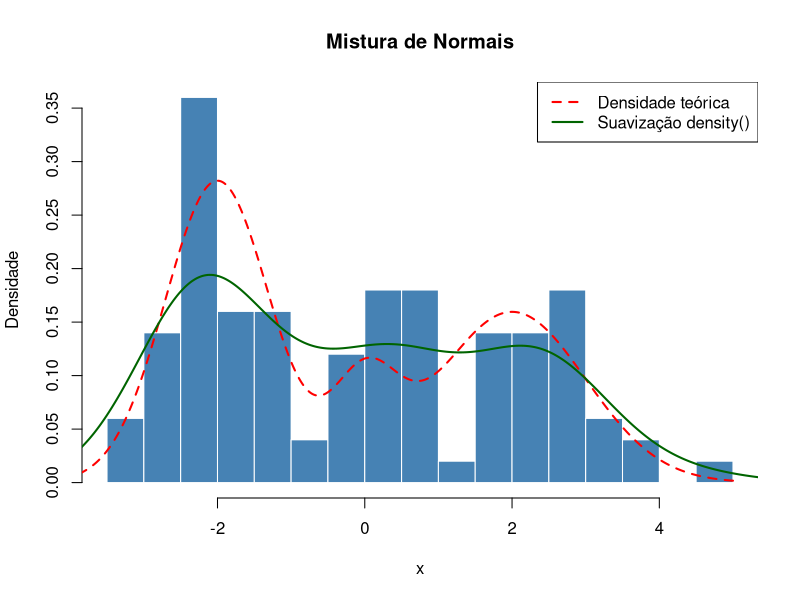
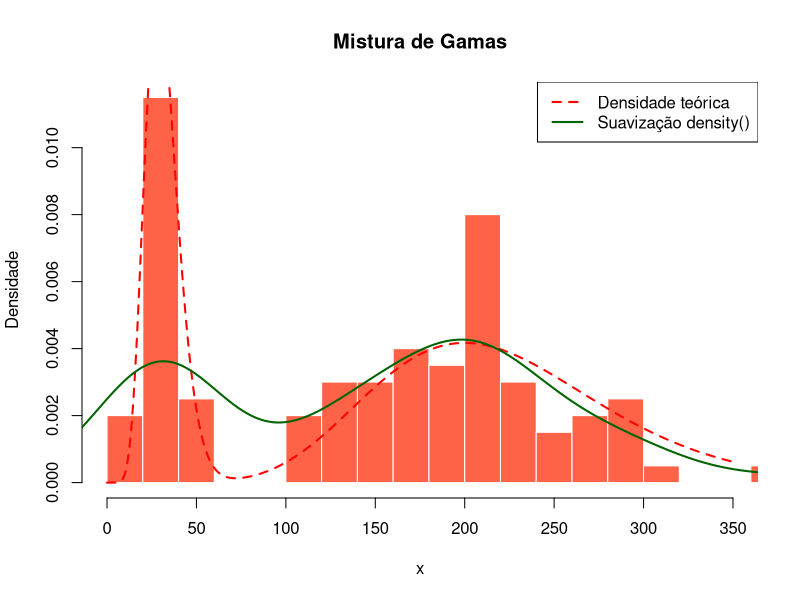
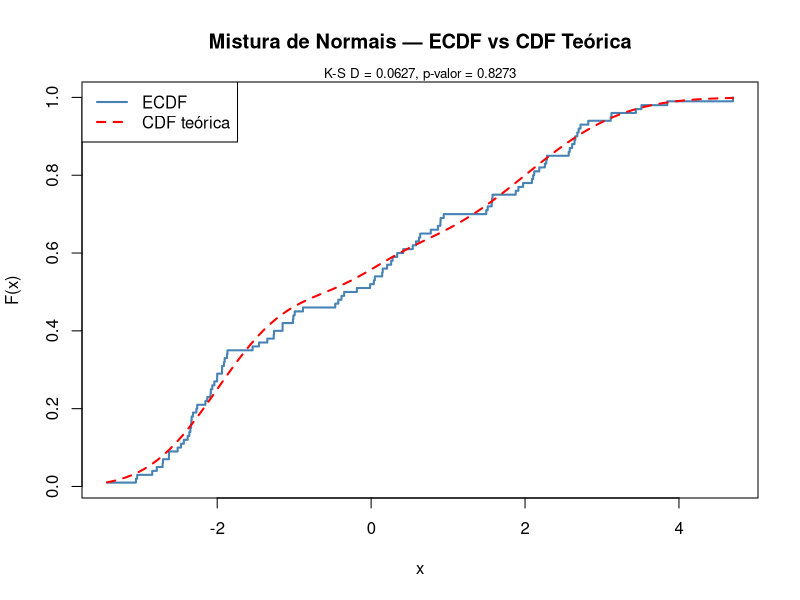
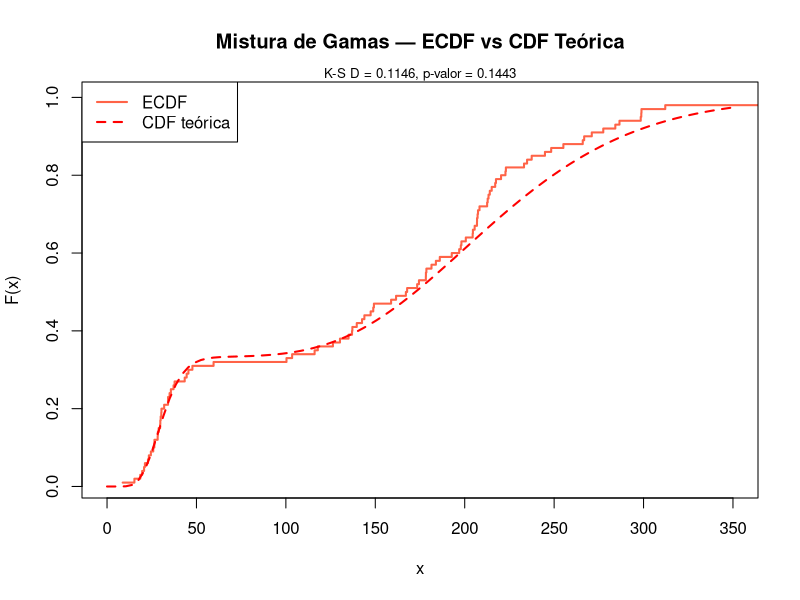
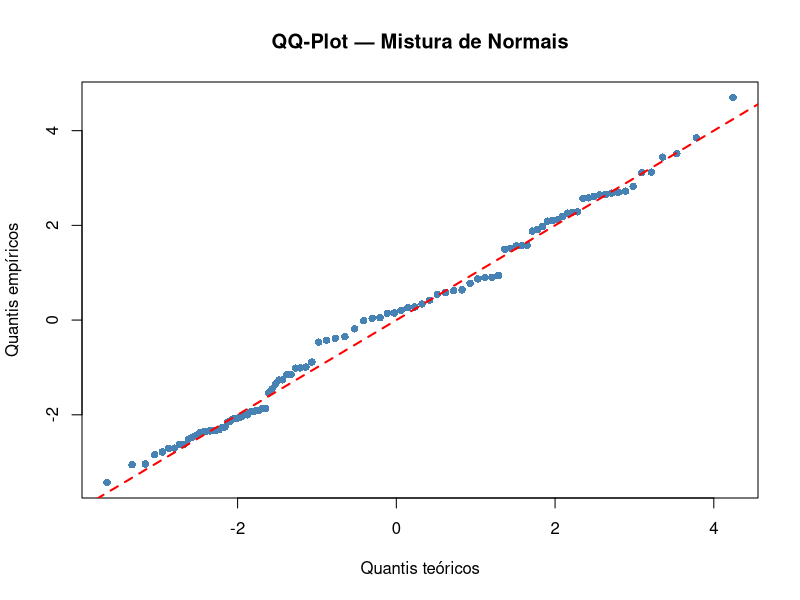

These figures' R source, in order: (Note: this script raises an error after producing the figures.)
## ---- chunk 1
set.seed(42)  # reprodutibilidade
## ---- chunk 2
#' Gera n números de uma mistura de distribuições
#'
#' @param n          número de observações
#' @param rcomp      lista de funções que geram 1 valor de cada componente
#' @param probs      vetor de probabilidades dos componentes
#'
#' @return vetor numérico de tamanho n
r_mistura <- function(n, rcomp, probs) {
  k <- length(probs)
  componente <- sample(1:k, size = n, replace = TRUE, prob = probs)
  sapply(componente, function(j) rcomp[[j]](1))
}
## ---- chunk 3
# Funções dos componentes
rcomp_norm <- list(
  function(n) rnorm(n, mean = -2, sd = sqrt(0.5)),   # comp 1
  function(n) rnorm(n, mean =  0, sd = sqrt(0.2)),   # comp 2
  function(n) rnorm(n, mean =  2, sd = 1)            # comp 3
)

probs_norm <- c(0.5, 0.1, 0.4)

# Gerar 100 números
mn_100 <- r_mistura(100, rcomp_norm, probs_norm)
head(mn_100, 10)
## ---- chunk 4
rcomp_gama <- list(
  function(n) rgamma(n, shape = 11, rate = 1/20),   # comp 1
  function(n) rgamma(n, shape = 11, rate = 7/20)    # comp 2
)

probs_gama <- c(2/3, 1/3)

mg_100 <- r_mistura(100, rcomp_gama, probs_gama)
head(mg_100, 10)
## ---- chunk 5
# Densidade teórica da mistura de normais
dmn <- function(x) {
  0.5 * dnorm(x, -2, sqrt(0.5)) +
  0.1 * dnorm(x,  0, sqrt(0.2)) +
  0.4 * dnorm(x,  2, 1)
}

# Grid para a curva teórica
x_grid <- seq(-5, 5, length.out = 500)
dens_teo_norm <- dmn(x_grid)
dens_suave_norm <- density(mn_100)

# Histograma com densidade teórica e suavização
hist(mn_100, breaks = 20, freq = FALSE,
     col = "steelblue", border = "white",
     main = "Mistura de Normais",
     xlab = "x", ylab = "Densidade")
lines(x_grid, dens_teo_norm, col = "red", lwd = 2, lty = 2)
lines(dens_suave_norm, col = "darkgreen", lwd = 2)
legend("topright",
       legend = c("Densidade teórica", "Suavização density()"),
       col = c("red", "darkgreen"), lwd = 2, lty = c(2, 1))
## ---- chunk 6
# Densidade teórica da mistura de gamas
dmg <- function(x) {
  (2/3) * dgamma(x, shape = 11, rate = 1/20) +
  (1/3) * dgamma(x, shape = 11, rate = 7/20)
}

x_grid_g <- seq(0, 350, length.out = 500)
dens_teo_gama <- dmg(x_grid_g)
dens_suave_gama <- density(mg_100)

hist(mg_100, breaks = 20, freq = FALSE,
     col = "tomato", border = "white",
     main = "Mistura de Gamas",
     xlab = "x", ylab = "Densidade",
     xlim = c(0, 350))
lines(x_grid_g, dens_teo_gama, col = "red", lwd = 2, lty = 2)
lines(dens_suave_gama, col = "darkgreen", lwd = 2)
legend("topright",
       legend = c("Densidade teórica", "Suavização density()"),
       col = c("red", "darkgreen"), lwd = 2, lty = c(2, 1))
## ---- chunk 7
# Função de distribuição teórica da mistura de normais
pmn <- function(x) {
  0.5 * pnorm(x, -2, sqrt(0.5)) +
  0.1 * pnorm(x,  0, sqrt(0.2)) +
  0.4 * pnorm(x,  2, 1)
}

# K-S test
ks_norm <- ks.test(mn_100, pmn)
ks_norm
## ---- chunk 8
# ECDF
ecdf_norm <- ecdf(mn_100)
x_ecdf_norm <- sort(mn_100)

plot(x_ecdf_norm, ecdf_norm(x_ecdf_norm), type = "s",
     col = "steelblue", lwd = 2,
     main = "Mistura de Normais — ECDF vs CDF Teórica",
     xlab = "x", ylab = "F(x)")
curve(pmn, add = TRUE, col = "red", lwd = 2, lty = 2)
legend("topleft",
       legend = c("ECDF", "CDF teórica"),
       col = c("steelblue", "red"), lwd = 2, lty = c(1, 2))
mtext(paste0("K-S D = ", round(ks_norm$statistic, 4),
             ", p-valor = ", round(ks_norm$p.value, 4)),
      side = 3, cex = 0.8)
## ---- chunk 9
pmg <- function(x) {
  (2/3) * pgamma(x, shape = 11, rate = 1/20) +
  (1/3) * pgamma(x, shape = 11, rate = 7/20)
}

ks_gama <- ks.test(mg_100, pmg)
ks_gama
## ---- chunk 10
ecdf_gama <- ecdf(mg_100)
x_ecdf_gama <- sort(mg_100)

plot(x_ecdf_gama, ecdf_gama(x_ecdf_gama), type = "s",
     col = "tomato", lwd = 2,
     main = "Mistura de Gamas — ECDF vs CDF Teórica",
     xlab = "x", ylab = "F(x)", xlim = c(0, 350))
curve(pmg, add = TRUE, col = "red", lwd = 2, lty = 2,
      from = 0, to = 350)
legend("topleft",
       legend = c("ECDF", "CDF teórica"),
       col = c("tomato", "red"), lwd = 2, lty = c(1, 2))
mtext(paste0("K-S D = ", round(ks_gama$statistic, 4),
             ", p-valor = ", round(ks_gama$p.value, 4)),
      side = 3, cex = 0.8)
## ---- chunk 11
# Quantis teóricos via inversão numérica da CDF
qmn <- function(p) {
  sapply(p, function(q) {
    uniroot(function(x) pmn(x) - q, interval = c(-5, 5))$root
  })
}

probs_qq <- ppoints(100)
q_teo_norm <- qmn(probs_qq)
q_emp_norm <- sort(mn_100)

plot(q_teo_norm, q_emp_norm, type = "p", pch = 16,
     col = "steelblue",
     main = "QQ-Plot — Mistura de Normais",
     xlab = "Quantis teóricos", ylab = "Quantis empíricos")
abline(a = 0, b = 1, col = "red", lwd = 2, lty = 2)
## ---- chunk 12
qmg <- function(p) {
  sapply(p, function(q) {
    uniroot(function(x) pmg(x) - q, interval = c(0, 400))$root
  })
}

q_teo_gama <- qmg(probs_qq)
q_emp_gama <- sort(mg_100)

plot(q_teo_gama, q_emp_gama, type = "p", pch = 16,
     col = "tomato",
     main = "QQ-Plot — Mistura de Gamas",
     xlab = "Quantis teóricos", ylab = "Quantis empíricos")
abline(a = 0, b = 1, col = "red", lwd = 2, lty = 2)
## ---- chunk 13
# Tabela de conclusão
cat("| Mistura | Estatística D | p-valor | Conclusão |\n")
cat("|:--------|:--------------|:--------|:----------|\n")
cat(sprintf("| Normais | %.4f | %.4f | %s |\n",
    ks_norm$statistic, ks_norm$p.value,
    ifelse(ks_norm$p.value > 0.05,
           "Não rejeita H₀ (boa adequação)",
           "Rejeita H₀")))
cat(sprintf("| Gamas   | %.4f | %.4f | %s |\n",
    ks_gama$statistic, ks_gama$p.value,
    ifelse(ks_gama$p.value > 0.05,
           "Não rejeita H₀ (boa adequação)",
           "Rejeita H₀")))
